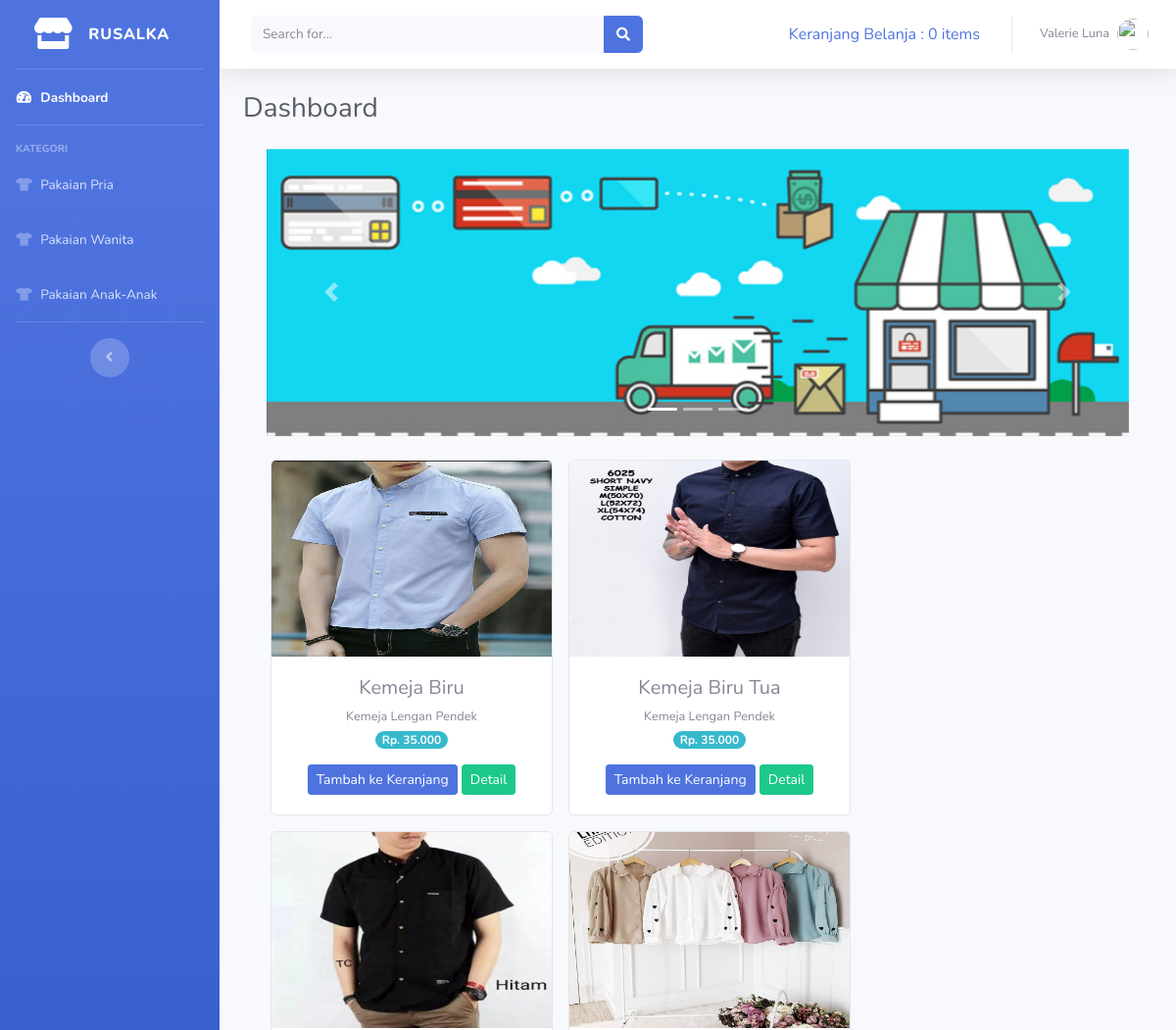
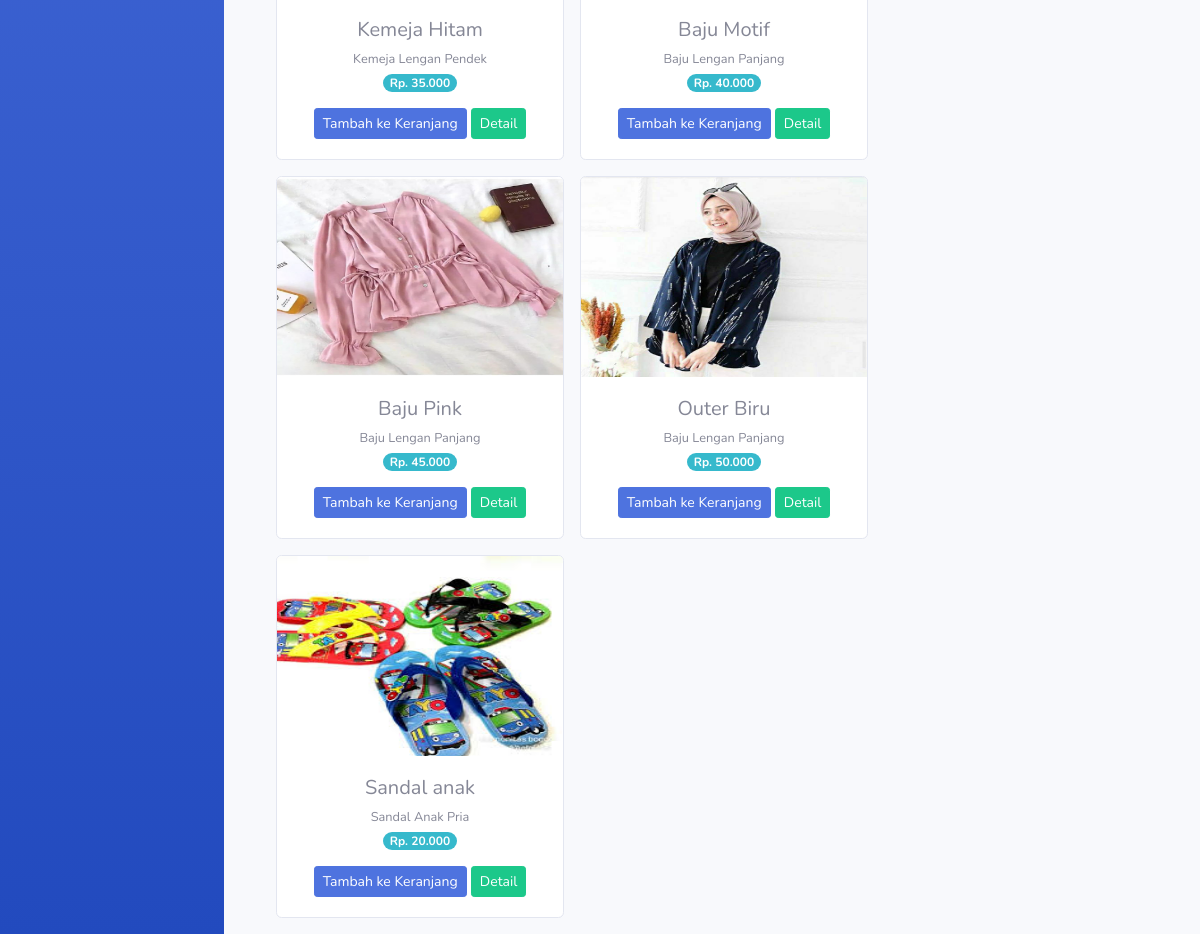
The page / on the database its author committed (2 pictures, top to bottom).
### tables this page shows
CREATE TABLE `tb_barang` (
  `id_brg` int(11) NOT NULL,
  `nama_brg` varchar(120) NOT NULL,
  `keterangan` varchar(225) NOT NULL,
  `kategori` varchar(60) NOT NULL,
  `harga` int(11) NOT NULL,
  `stok` int(4) NOT NULL,
  `gambar` text NOT NULL
);

### application/controllers/dashboard.php (called while the page is built, shortened)
<?php
class Dashboard extends CI_Controller
{
    public function index()
    {
        $data['barang'] = $this->model_barang->tampil_data()->result();
        $this->load->view('templates/header');
        $this->load->view('templates/sidebar');
        $this->load->view('dashboard', $data);
        $this->load->view('templates/footer');
    }
}

### index.php (called while the page is built, shortened)
<?php
require_once BASEPATH.'core/CodeIgniter.php';

### application/models/model_barang.php (called while the page is built, shortened)
<?php
class Model_barang extends CI_Model
{
    public function tampil_data()
    {
        return $this->db->get('tb_barang');
    }
}

### application/views/dashboard.php (the view, shortened to what this page needs)
<div class="container-fluid">
  <div class="d-sm-flex align-items-center justify-content-between mb-4">
    <h1 class="h3 mb-0 text-gray-800">Dashboard</h1>
  </div>
  <div class="container-fluid">
    <div id="carouselExampleIndicators" class="carousel slide" data-ride="carousel">
      <ol class="carousel-indicators">
        <li data-target="#carouselExampleIndicators" data-slide-to="0" class="active"></li>
        <li data-target="#carouselExampleIndicators" data-slide-to="1"></li>
        <li data-target="#carouselExampleIndicators" data-slide-to="2"></li>
      </ol>
      <div class="carousel-inner">
        <div class="carousel-item active">
          <img src="<?php echo base_url('assets/img/slider1.jpg') ?>" class="d-block w-100" alt="...">
        </div>
      </div>
      <a class="carousel-control-prev" href="#carouselExampleIndicators" role="button" data-slide="prev">
        <span class="carousel-control-prev-icon" aria-hidden="true"></span>
      </a>
      <a class="carousel-control-next" href="#carouselExampleIndicators" role="button" data-slide="next">
        <span class="carousel-control-next-icon" aria-hidden="true"></span>
      </a>
    </div>
    <div class="row text-center mt-4">
      <?php foreach ($barang as $brg) : ?>
        <div class="card ml-3 mb-3" style="width: 18rem;">
          <img style="height: 200px" src="<?php echo base_url() . 'uploads/' . $brg->gambar ?>" class="card-img-top" alt="...">
          <div class="card-body">
            <h5 class="card-title mb-1"><?php echo $brg->nama_brg ?></h5>
            <small><?php echo $brg->keterangan ?></small><br>
            <span class="badge badge-pill badge-info mb-3">Rp. <?= number_format($brg->harga, 0, ',', '.') ?></span><br>
            <?php echo anchor('dashboard/tambah_ke_keranjang/' . $brg->id_brg, '<div class="btn btn-sm btn-primary">Tambah ke Keranjang</div>') ?>
            <?php echo anchor('dashboard/detail/' . $brg->id_brg, '<div class="btn btn-sm btn-success">Detail</div>') ?>
          </div>
        </div>
      <?php endforeach; ?>
    </div>
  </div>

### rows shown on the page
tb_barang: gambar (picture), nama_brg "Kemeja Biru", keterangan "Kemeja Lengan Pendek", harga "35.000", id_brg "Tambah ke Keranjang", id_brg "Detail"
tb_barang: gambar (picture), nama_brg "Kemeja Biru Tua", keterangan "Kemeja Lengan Pendek", harga "35.000", id_brg "Tambah ke Keranjang", id_brg "Detail"
tb_barang: gambar (picture), nama_brg "Kemeja Hitam", keterangan "Kemeja Lengan Pendek", harga "35.000", id_brg "Tambah ke Keranjang", id_brg "Detail"
tb_barang: gambar (picture), nama_brg "Baju Motif", keterangan "Baju Lengan Panjang", harga "40.000", id_brg "Tambah ke Keranjang", id_brg "Detail"
tb_barang: gambar (picture), nama_brg "Baju Pink", keterangan "Baju Lengan Panjang", harga "45.000", id_brg "Tambah ke Keranjang", id_brg "Detail"
tb_barang: gambar (picture), nama_brg "Outer Biru", keterangan "Baju Lengan Panjang", harga "50.000", id_brg "Tambah ke Keranjang", id_brg "Detail"
tb_barang: gambar (picture), nama_brg "Sandal anak", keterangan "Sandal Anak Pria", harga "20.000", id_brg "Tambah ke Keranjang", id_brg "Detail"

### other values the page prints
anchor('dashboard/detail_keranjang', $keranjang) "Keranjang Belanja : 0 items"
